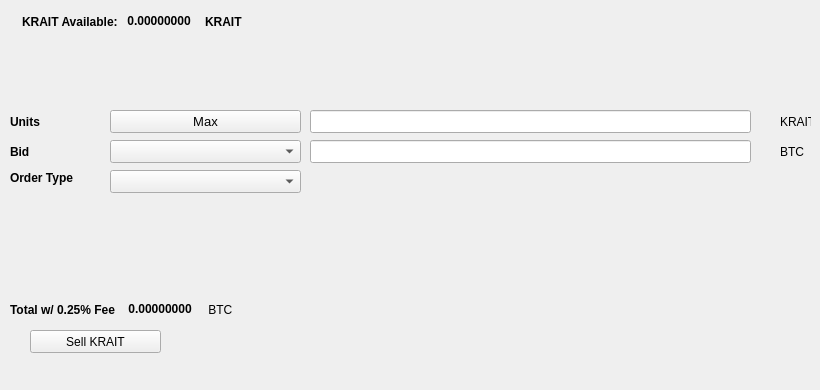
   <widget class="QWidget" name="SellTab">
    <attribute name="title">
     <string>Sell</string>
    </attribute>
    <widget class="QLabel" name="label_16">
     <property name="geometry">
      <rect>
       <x>780</x>
       <y>140</y>
       <width>31</width>
       <height>23</height>
      </rect>
     </property>
     <property name="text">
      <string>BTC</string>
     </property>
    </widget>
    <widget class="QComboBox" name="SellBidcomboBox">
     <property name="geometry">
      <rect>
       <x>110</x>
       <y>140</y>
       <width>191</width>
       <height>23</height>
      </rect>
     </property>
     <property name="font">
      <font>
       <pointsize>10</pointsize>
      </font>
     </property>
    </widget>
    <widget class="QLabel" name="label_18">
     <property name="geometry">
      <rect>
       <x>10</x>
       <y>110</y>
       <width>46</width>
       <height>23</height>
      </rect>
     </property>
     <property name="font">
      <font>
       <weight>75</weight>
       <bold>true</bold>
      </font>
     </property>
     <property name="text">
      <string>Units</string>
     </property>
    </widget>
    <widget class="QPushButton" name="Sell_Max_Amount">
     <property name="geometry">
      <rect>
       <x>110</x>
       <y>110</y>
       <width>191</width>
       <height>23</height>
      </rect>
     </property>
     <property name="font">
      <font>
       <pointsize>10</pointsize>
      </font>
     </property>
     <property name="text">
      <string>Max</string>
     </property>
    </widget>
    <widget class="QLabel" name="label_20">
     <property name="geometry">
      <rect>
       <x>10</x>
       <y>170</y>
       <width>91</width>
       <height>16</height>
      </rect>
     </property>
     <property name="font">
      <font>
       <weight>75</weight>
       <bold>true</bold>
      </font>
     </property>
     <property name="text">
      <string>Order Type</string>
     </property>
    </widget>
    <widget class="QComboBox" name="SellOrdertypeCombo">
     <property name="geometry">
      <rect>
       <x>110</x>
       <y>170</y>
       <width>191</width>
       <height>23</height>
      </rect>
     </property>
     <property name="font">
      <font>
       <pointsize>10</pointsize>
      </font>
     </property>
    </widget>
    <widget class="QLabel" name="label_21">
     <property name="geometry">
      <rect>
       <x>10</x>
       <y>140</y>
       <width>46</width>
       <height>23</height>
      </rect>
     </property>
     <property name="font">
      <font>
       <weight>75</weight>
       <bold>true</bold>
      </font>
     </property>
     <property name="text">
      <string>Bid</string>
     </property>
    </widget>
    <widget class="QLabel" name="label_22">
     <property name="geometry">
      <rect>
       <x>780</x>
       <y>110</y>
       <width>31</width>
       <height>23</height>
      </rect>
     </property>
     <property name="text">
      <string>KRAIT</string>
     </property>
    </widget>
    <widget class="QLineEdit" name="UnitsInputKRAIT">
     <property name="geometry">
      <rect>
       <x>310</x>
       <y>110</y>
       <width>441</width>
       <height>23</height>
      </rect>
     </property>
     <property name="font">
      <font>
       <pointsize>9</pointsize>
       <weight>75</weight>
       <bold>true</bold>
      </font>
     </property>
    </widget>
    <widget class="QLineEdit" name="SellBidPriceEdit">
     <property name="geometry">
      <rect>
       <x>310</x>
       <y>140</y>
       <width>441</width>
       <height>23</height>
      </rect>
     </property>
     <property name="font">
      <font>
       <pointsize>9</pointsize>
       <weight>75</weight>
       <bold>true</bold>
      </font>
     </property>
    </widget>
    <widget class="QPushButton" name="SellKRAITBTN">
     <property name="geometry">
      <rect>
       <x>30</x>
       <y>330</y>
       <width>131</width>
       <height>23</height>
      </rect>
     </property>
     <property name="text">
      <string>Sell KRAIT</string>
     </property>
     <property name="icon">
      <iconset resource="../krait">
       <normaloff>:/icons/bitcoin</normaloff>:/icons/bitcoin</iconset>
     </property>
    </widget>
    <widget class="QWidget" name="layoutWidget3">
     <property name="geometry">
      <rect>
       <x>22</x>
       <y>12</y>
       <width>258</width>
       <height>19</height>
      </rect>
     </property>
     <layout class="QHBoxLayout" name="horizontalLayout">
      <item>
       <widget class="QLabel" name="label232_2">
        <property name="font">
         <font>
          <weight>75</weight>
          <bold>true</bold>
         </font>
        </property>
        <property name="text">
         <string>KRAIT Available:</string>
        </property>
       </widget>
      </item>
      <item>
       <widget class="QLabel" name="KRAITAvailableLabel">
        <property name="palette">
         <palette>
          <active>
           <colorrole role="WindowText">
            <brush brushstyle="SolidPattern">
             <color alpha="255">
              <red>0</red>
              <green>0</green>
              <blue>0</blue>
             </color>
            </brush>
           </colorrole>
           <colorrole role="Button">
            <brush brushstyle="SolidPattern">
             <color alpha="255">
              <red>0</red>
              <green>170</green>
              <blue>0</blue>
             </color>
            </brush>
           </colorrole>
           <colorrole role="Light">
            <brush brushstyle="SolidPattern">
             <color alpha="255">
              <red>0</red>
              <green>255</green>
              <blue>0</blue>
             </color>
            </brush>
           </colorrole>
           <colorrole role="Midlight">
            <brush brushstyle="SolidPattern">
             <color alpha="255">
              <red>0</red>
              <green>212</green>
              <blue>0</blue>
             </color>
            </brush>
           </colorrole>
           <colorrole role="Dark">
            <brush brushstyle="SolidPattern">
             <color alpha="255">
              <red>0</red>
              <green>85</green>
              <blue>0</blue>
             </color>
            </brush>
           </colorrole>
           <colorrole role="Mid">
            <brush brushstyle="SolidPattern">
             <color alpha="255">
              <red>0</red>
              <green>113</green>
              <blue>0</blue>
             </color>
            </brush>
           </colorrole>
           <colorrole role="Text">
            <brush brushstyle="SolidPattern">
             <color alpha="255">
              <red>0</red>
              <green>170</green>
              <blue>0</blue>
             </color>
            </brush>
           </colorrole>
           <colorrole role="BrightText">
            <brush brushstyle="SolidPattern">
             <color alpha="255">
              <red>255</red>
              <green>255</green>
              <blue>255</blue>
             </color>
            </brush>
           </colorrole>
           <colorrole role="ButtonText">
            <brush brushstyle="SolidPattern">
             <color alpha="255">
              <red>0</red>
              <green>0</green>
              <blue>0</blue>
             </color>
            </brush>
           </colorrole>
           <colorrole role="Base">
            <brush brushstyle="SolidPattern">
             <color alpha="255">
              <red>255</red>
              <green>255</green>
              <blue>255</blue>
             </color>
            </brush>
           </colorrole>
           <colorrole role="Window">
            <brush brushstyle="SolidPattern">
             <color alpha="255">
              <red>0</red>
              <green>170</green>
              <blue>0</blue>
             </color>
            </brush>
           </colorrole>
           <colorrole role="Shadow">
            <brush brushstyle="SolidPattern">
             <color alpha="255">
              <red>0</red>
              <green>0</green>
              <blue>0</blue>
             </color>
            </brush>
           </colorrole>
           <colorrole role="AlternateBase">
            <brush brushstyle="SolidPattern">
             <color alpha="255">
              <red>127</red>
              <green>212</green>
              <blue>127</blue>
             </color>
            </brush>
           </colorrole>
           <colorrole role="ToolTipBase">
            <brush brushstyle="SolidPattern">
             <color alpha="255">
              <red>255</red>
              <green>255</green>
              <blue>220</blue>
             </color>
            </brush>
           </colorrole>
           <colorrole role="ToolTipText">
            <brush brushstyle="SolidPattern">
             <color alpha="255">
              <red>0</red>
              <green>0</green>
              <blue>0</blue>
             </color>
            </brush>
           </colorrole>
          </active>
          <inactive>
           <colorrole role="WindowText">
            <brush brushstyle="SolidPattern">
             <color alpha="255">
              <red>0</red>
              <green>0</green>
              <blue>0</blue>
             </color>
            </brush>
           </colorrole>
           <colorrole role="Button">
            <brush brushstyle="SolidPattern">
             <color alpha="255">
              <red>0</red>
              <green>170</green>
              <blue>0</blue>
             </color>
            </brush>
           </colorrole>
           <colorrole role="Light">
            <brush brushstyle="SolidPattern">
             <color alpha="255">
              <red>0</red>
              <green>255</green>
              <blue>0</blue>
             </color>
            </brush>
           </colorrole>
           <colorrole role="Midlight">
            <brush brushstyle="SolidPattern">
             <color alpha="255">
              <red>0</red>
              <green>212</green>
              <blue>0</blue>
             </color>
            </brush>
           </colorrole>
           <colorrole role="Dark">
            <brush brushstyle="SolidPattern">
             <color alpha="255">
              <red>0</red>
              <green>85</green>
              <blue>0</blue>
             </color>
            </brush>
           </colorrole>
           <colorrole role="Mid">
            <brush brushstyle="SolidPattern">
             <color alpha="255">
              <red>0</red>
              <green>113</green>
              <blue>0</blue>
             </color>
            </brush>
           </colorrole>
           <colorrole role="Text">
            <brush brushstyle="SolidPattern">
             <color alpha="255">
              <red>0</red>
              <green>170</green>
              <blue>0</blue>
             </color>
            </brush>
           </colorrole>
           <colorrole role="BrightText">
            <brush brushstyle="SolidPattern">
             <color alpha="255">
              <red>255</red>
              <green>255</green>
              <blue>255</blue>
             </color>
            </brush>
           </colorrole>
           <colorrole role="ButtonText">
            <brush brushstyle="SolidPattern">
             <color alpha="255">
              <red>0</red>
              <green>0</green>
              <blue>0</blue>
             </color>
            </brush>
           </colorrole>
           <colorrole role="Base">
            <brush brushstyle="SolidPattern">
             <color alpha="255">
              <red>255</red>
              <green>255</green>
              <blue>255</blue>
             </color>
            </brush>
           </colorrole>
           <colorrole role="Window">
            <brush brushstyle="SolidPattern">
             <color alpha="255">
              <red>0</red>
              <green>170</green>
              <blue>0</blue>
             </color>
            </brush>
           </colorrole>
           <colorrole role="Shadow">
            <brush brushstyle="SolidPattern">
             <color alpha="255">
              <red>0</red>
              <green>0</green>
              <blue>0</blue>
             </color>
            </brush>
           </colorrole>
           <colorrole role="AlternateBase">
            <brush brushstyle="SolidPattern">
             <color alpha="255">
              <red>127</red>
              <green>212</green>
              <blue>127</blue>
             </color>
            </brush>
           </colorrole>
           <colorrole role="ToolTipBase">
            <brush brushstyle="SolidPattern">
             <color alpha="255">
              <red>255</red>
              <green>255</green>
              <blue>220</blue>
             </color>
            </brush>
           </colorrole>
           <colorrole role="ToolTipText">
            <brush brushstyle="SolidPattern">
             <color alpha="255">
              <red>0</red>
              <green>0</green>
              <blue>0</blue>
             </color>
            </brush>
           </colorrole>
          </inactive>
          <disabled>
           <colorrole role="WindowText">
            <brush brushstyle="SolidPattern">
             <color alpha="255">
              <red>0</red>
              <green>85</green>
              <blue>0</blue>
             </color>
            </brush>
           </colorrole>
           <colorrole role="Button">
            <brush brushstyle="SolidPattern">
             <color alpha="255">
              <red>0</red>
              <green>170</green>
              <blue>0</blue>
             </color>
            </brush>
           </colorrole>
           <colorrole role="Light">
            <brush brushstyle="SolidPattern">
             <color alpha="255">
              <red>0</red>
              <green>255</green>
              <blue>0</blue>
             </color>
            </brush>
           </colorrole>
           <colorrole role="Midlight">
            <brush brushstyle="SolidPattern">
             <color alpha="255">
              <red>0</red>
              <green>212</green>
              <blue>0</blue>
             </color>
            </brush>
           </colorrole>
           <colorrole role="Dark">
            <brush brushstyle="SolidPattern">
             <color alpha="255">
              <red>0</red>
              <green>85</green>
              <blue>0</blue>
             </color>
            </brush>
           </colorrole>
           <colorrole role="Mid">
            <brush brushstyle="SolidPattern">
             <color alpha="255">
              <red>0</red>
              <green>113</green>
              <blue>0</blue>
             </color>
            </brush>
           </colorrole>
           <colorrole role="Text">
            <brush brushstyle="SolidPattern">
             <color alpha="255">
              <red>0</red>
              <green>85</green>
              <blue>0</blue>
             </color>
            </brush>
           </colorrole>
           <colorrole role="BrightText">
            <brush brushstyle="SolidPattern">
             <color alpha="255">
              <red>255</red>
              <green>255</green>
              <blue>255</blue>
             </color>
            </brush>
           </colorrole>
           <colorrole role="ButtonText">
            <brush brushstyle="SolidPattern">
             <color alpha="255">
              <red>0</red>
              <green>85</green>
              <blue>0</blue>
             </color>
            </brush>
           </colorrole>
           <colorrole role="Base">
            <brush brushstyle="SolidPattern">
             <color alpha="255">
              <red>0</red>
              <green>170</green>
              <blue>0</blue>
             </color>
            </brush>
           </colorrole>
           <colorrole role="Window">
            <brush brushstyle="SolidPattern">
             <color alpha="255">
              <red>0</red>
              <green>170</green>
              <blue>0</blue>
             </color>
            </brush>
           </colorrole>
           <colorrole role="Shadow">
            <brush brushstyle="SolidPattern">
             <color alpha="255">
              <red>0</red>
              <green>0</green>
              <blue>0</blue>
             </color>
            </brush>
           </colorrole>
           <colorrole role="AlternateBase">
            <brush brushstyle="SolidPattern">
             <color alpha="255">
              <red>0</red>
              <green>170</green>
              <blue>0</blue>
             </color>
            </brush>
           </colorrole>
           <colorrole role="ToolTipBase">
            <brush brushstyle="SolidPattern">
             <color alpha="255">
              <red>255</red>
              <green>255</green>
              <blue>220</blue>
             </color>
            </brush>
           </colorrole>
           <colorrole role="ToolTipText">
            <brush brushstyle="SolidPattern">
             <color alpha="255">
              <red>0</red>
              <green>0</green>
              <blue>0</blue>
             </color>
            </brush>
           </colorrole>
          </disabled>
         </palette>
        </property>
        <property name="font">
         <font>
          <weight>75</weight>
          <bold>true</bold>
         </font>
        </property>
        <property name="text">
         <string> 0.00000000 </string>
        </property>
        <property name="textInteractionFlags">
         <set>Qt::LinksAccessibleByMouse|Qt::TextSelectableByKeyboard|Qt::TextSelectableByMouse</set>
        </property>
       </widget>
      </item>
      <item>
       <widget class="QLabel" name="labelKRAIT">
        <property name="font">
         <font>
          <weight>75</weight>
          <bold>true</bold>
         </font>
        </property>
        <property name="text">
         <string>KRAIT</string>
        </property>
       </widget>
      </item>
     </layout>
    </widget>
    <widget class="QWidget" name="layoutWidget">
     <property name="geometry">
      <rect>
       <x>10</x>
       <y>300</y>
       <width>268</width>
       <height>19</height>
      </rect>
     </property>
     <layout class="QHBoxLayout" name="horizontalLayout_2">
      <item>
       <widget class="QLabel" name="label_19">
        <property name="font">
         <font>
          <weight>75</weight>
          <bold>true</bold>
         </font>
        </property>
        <property name="text">
         <string>Total w/ 0.25% Fee </string>
        </property>
       </widget>
      </item>
      <item>
       <widget class="QLabel" name="SellCostLabel">
        <property name="palette">
         <palette>
          <active>
           <colorrole role="WindowText">
            <brush brushstyle="SolidPattern">
             <color alpha="255">
              <red>0</red>
              <green>0</green>
              <blue>0</blue>
             </color>
            </brush>
           </colorrole>
           <colorrole role="Button">
            <brush brushstyle="SolidPattern">
             <color alpha="255">
              <red>0</red>
              <green>170</green>
              <blue>0</blue>
             </color>
            </brush>
           </colorrole>
           <colorrole role="Light">
            <brush brushstyle="SolidPattern">
             <color alpha="255">
              <red>0</red>
              <green>255</green>
              <blue>0</blue>
             </color>
            </brush>
           </colorrole>
           <colorrole role="Midlight">
            <brush brushstyle="SolidPattern">
             <color alpha="255">
              <red>0</red>
              <green>212</green>
              <blue>0</blue>
             </color>
            </brush>
           </colorrole>
           <colorrole role="Dark">
            <brush brushstyle="SolidPattern">
             <color alpha="255">
              <red>0</red>
              <green>85</green>
              <blue>0</blue>
             </color>
            </brush>
           </colorrole>
           <colorrole role="Mid">
            <brush brushstyle="SolidPattern">
             <color alpha="255">
              <red>0</red>
              <green>113</green>
              <blue>0</blue>
             </color>
            </brush>
           </colorrole>
           <colorrole role="Text">
            <brush brushstyle="SolidPattern">
             <color alpha="255">
              <red>0</red>
              <green>170</green>
              <blue>0</blue>
             </color>
            </brush>
           </colorrole>
           <colorrole role="BrightText">
            <brush brushstyle="SolidPattern">
             <color alpha="255">
              <red>255</red>
              <green>255</green>
              <blue>255</blue>
             </color>
            </brush>
           </colorrole>
           <colorrole role="ButtonText">
            <brush brushstyle="SolidPattern">
             <color alpha="255">
              <red>0</red>
              <green>0</green>
              <blue>0</blue>
             </color>
            </brush>
           </colorrole>
           <colorrole role="Base">
            <brush brushstyle="SolidPattern">
             <color alpha="255">
              <red>255</red>
              <green>255</green>
              <blue>255</blue>
             </color>
            </brush>
           </colorrole>
           <colorrole role="Window">
            <brush brushstyle="SolidPattern">
             <color alpha="255">
              <red>0</red>
              <green>170</green>
              <blue>0</blue>
             </color>
            </brush>
           </colorrole>
           <colorrole role="Shadow">
            <brush brushstyle="SolidPattern">
             <color alpha="255">
              <red>0</red>
              <green>0</green>
              <blue>0</blue>
             </color>
            </brush>
           </colorrole>
           <colorrole role="AlternateBase">
            <brush brushstyle="SolidPattern">
             <color alpha="255">
              <red>127</red>
              <green>212</green>
              <blue>127</blue>
             </color>
            </brush>
           </colorrole>
           <colorrole role="ToolTipBase">
            <brush brushstyle="SolidPattern">
             <color alpha="255">
              <red>255</red>
              <green>255</green>
              <blue>220</blue>
             </color>
            </brush>
           </colorrole>
           <colorrole role="ToolTipText">
            <brush brushstyle="SolidPattern">
             <color alpha="255">
              <red>0</red>
              <green>0</green>
              <blue>0</blue>
             </color>
            </brush>
           </colorrole>
          </active>
          <inactive>
           <colorrole role="WindowText">
            <brush brushstyle="SolidPattern">
             <color alpha="255">
              <red>0</red>
              <green>0</green>
              <blue>0</blue>
             </color>
            </brush>
           </colorrole>
           <colorrole role="Button">
            <brush brushstyle="SolidPattern">
             <color alpha="255">
              <red>0</red>
              <green>170</green>
              <blue>0</blue>
             </color>
            </brush>
           </colorrole>
           <colorrole role="Light">
            <brush brushstyle="SolidPattern">
             <color alpha="255">
              <red>0</red>
              <green>255</green>
              <blue>0</blue>
             </color>
            </brush>
           </colorrole>
           <colorrole role="Midlight">
            <brush brushstyle="SolidPattern">
             <color alpha="255">
              <red>0</red>
              <green>212</green>
              <blue>0</blue>
             </color>
            </brush>
           </colorrole>
           <colorrole role="Dark">
            <brush brushstyle="SolidPattern">
             <color alpha="255">
              <red>0</red>
              <green>85</green>
              <blue>0</blue>
             </color>
            </brush>
           </colorrole>
           <colorrole role="Mid">
            <brush brushstyle="SolidPattern">
             <color alpha="255">
              <red>0</red>
              <green>113</green>
              <blue>0</blue>
             </color>
            </brush>
           </colorrole>
           <colorrole role="Text">
            <brush brushstyle="SolidPattern">
             <color alpha="255">
              <red>0</red>
              <green>170</green>
              <blue>0</blue>
             </color>
            </brush>
           </colorrole>
           <colorrole role="BrightText">
            <brush brushstyle="SolidPattern">
             <color alpha="255">
              <red>255</red>
              <green>255</green>
              <blue>255</blue>
             </color>
            </brush>
           </colorrole>
           <colorrole role="ButtonText">
            <brush brushstyle="SolidPattern">
             <color alpha="255">
              <red>0</red>
              <green>0</green>
              <blue>0</blue>
             </color>
            </brush>
           </colorrole>
           <colorrole role="Base">
            <brush brushstyle="SolidPattern">
             <color alpha="255">
              <red>255</red>
              <green>255</green>
              <blue>255</blue>
             </color>
            </brush>
           </colorrole>
           <colorrole role="Window">
            <brush brushstyle="SolidPattern">
             <color alpha="255">
              <red>0</red>
              <green>170</green>
              <blue>0</blue>
             </color>
            </brush>
           </colorrole>
           <colorrole role="Shadow">
            <brush brushstyle="SolidPattern">
             <color alpha="255">
              <red>0</red>
              <green>0</green>
              <blue>0</blue>
             </color>
            </brush>
           </colorrole>
           <colorrole role="AlternateBase">
            <brush brushstyle="SolidPattern">
             <color alpha="255">
              <red>127</red>
              <green>212</green>
              <blue>127</blue>
             </color>
            </brush>
           </colorrole>
           <colorrole role="ToolTipBase">
            <brush brushstyle="SolidPattern">
             <color alpha="255">
              <red>255</red>
              <green>255</green>
              <blue>220</blue>
             </color>
            </brush>
           </colorrole>
           <colorrole role="ToolTipText">
            <brush brushstyle="SolidPattern">
             <color alpha="255">
              <red>0</red>
              <green>0</green>
              <blue>0</blue>
             </color>
            </brush>
           </colorrole>
          </inactive>
          <disabled>
           <colorrole role="WindowText">
            <brush brushstyle="SolidPattern">
             <color alpha="255">
              <red>0</red>
              <green>85</green>
              <blue>0</blue>
             </color>
            </brush>
           </colorrole>
           <colorrole role="Button">
            <brush brushstyle="SolidPattern">
             <color alpha="255">
              <red>0</red>
              <green>170</green>
              <blue>0</blue>
             </color>
            </brush>
           </colorrole>
           <colorrole role="Light">
            <brush brushstyle="SolidPattern">
             <color alpha="255">
              <red>0</red>
              <green>255</green>
              <blue>0</blue>
             </color>
            </brush>
           </colorrole>
           <colorrole role="Midlight">
            <brush brushstyle="SolidPattern">
             <color alpha="255">
              <red>0</red>
              <green>212</green>
              <blue>0</blue>
             </color>
            </brush>
           </colorrole>
           <colorrole role="Dark">
            <brush brushstyle="SolidPattern">
             <color alpha="255">
              <red>0</red>
              <green>85</green>
              <blue>0</blue>
             </color>
            </brush>
           </colorrole>
           <colorrole role="Mid">
            <brush brushstyle="SolidPattern">
             <color alpha="255">
              <red>0</red>
              <green>113</green>
              <blue>0</blue>
             </color>
            </brush>
           </colorrole>
           <colorrole role="Text">
            <brush brushstyle="SolidPattern">
             <color alpha="255">
              <red>0</red>
              <green>85</green>
              <blue>0</blue>
             </color>
            </brush>
           </colorrole>
           <colorrole role="BrightText">
            <brush brushstyle="SolidPattern">
             <color alpha="255">
              <red>255</red>
              <green>255</green>
              <blue>255</blue>
             </color>
            </brush>
           </colorrole>
           <colorrole role="ButtonText">
            <brush brushstyle="SolidPattern">
             <color alpha="255">
              <red>0</red>
              <green>85</green>
              <blue>0</blue>
             </color>
            </brush>
           </colorrole>
           <colorrole role="Base">
            <brush brushstyle="SolidPattern">
             <color alpha="255">
              <red>0</red>
              <green>170</green>
              <blue>0</blue>
             </color>
            </brush>
           </colorrole>
           <colorrole role="Window">
            <brush brushstyle="SolidPattern">
             <color alpha="255">
              <red>0</red>
              <green>170</green>
              <blue>0</blue>
             </color>
            </brush>
           </colorrole>
           <colorrole role="Shadow">
            <brush brushstyle="SolidPattern">
             <color alpha="255">
              <red>0</red>
              <green>0</green>
              <blue>0</blue>
             </color>
            </brush>
           </colorrole>
           <colorrole role="AlternateBase">
            <brush brushstyle="SolidPattern">
             <color alpha="255">
              <red>0</red>
              <green>170</green>
              <blue>0</blue>
             </color>
            </brush>
           </colorrole>
           <colorrole role="ToolTipBase">
            <brush brushstyle="SolidPattern">
             <color alpha="255">
              <red>255</red>
              <green>255</green>
              <blue>220</blue>
             </color>
            </brush>
           </colorrole>
           <colorrole role="ToolTipText">
            <brush brushstyle="SolidPattern">
             <color alpha="255">
              <red>0</red>
              <green>0</green>
              <blue>0</blue>
             </color>
            </brush>
           </colorrole>
          </disabled>
         </palette>
        </property>
        <property name="font">
         <font>
          <weight>75</weight>
          <bold>true</bold>
         </font>
        </property>
        <property name="autoFillBackground">
         <bool>false</bool>
        </property>
        <property name="text">
         <string> 0.00000000</string>
        </property>
        <property name="textInteractionFlags">
         <set>Qt::LinksAccessibleByMouse|Qt::TextSelectableByMouse</set>
        </property>
       </widget>
      </item>
      <item>
       <widget class="QLabel" name="label_17">
        <property name="font">
         <font>
          <weight>50</weight>
          <bold>false</bold>
         </font>
        </property>
        <property name="text">
         <string> BTC</string>
        </property>
       </widget>
      </item>
     </layout>
    </widget>
    <widget class="QLabel" name="label_23">
     <property name="geometry">
      <rect>
       <x>460</x>
       <y>300</y>
       <width>281</width>
       <height>81</height>
      </rect>
     </property>
     <property name="text">
      <string/>
     </property>
     <property name="pixmap">
      <pixmap>:/images/bittrex</pixmap>
     </property>
    </widget>
   </widget>
